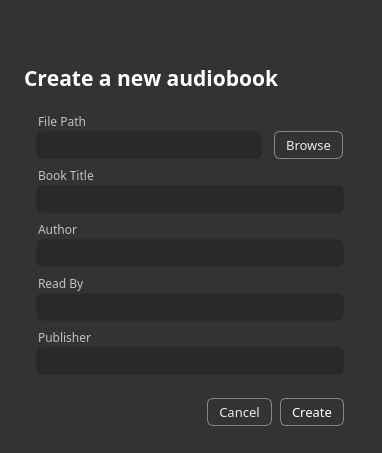
<?xml version="1.0" encoding="UTF-8"?>
<ui version="4.0">
 <class>CreateNewWizard</class>
 <widget class="QWidget" name="CreateNewWizard">
  <property name="geometry">
   <rect>
    <x>0</x>
    <y>0</y>
    <width>382</width>
    <height>453</height>
   </rect>
  </property>
  <property name="sizePolicy">
   <sizepolicy hsizetype="Preferred" vsizetype="Preferred">
    <horstretch>0</horstretch>
    <verstretch>0</verstretch>
   </sizepolicy>
  </property>
  <property name="windowTitle">
   <string>Audiobook Editor</string>
  </property>
  <property name="windowIcon">
   <iconset>
    <normaloff>:/SVG/svg/icon/audiobook-editor-logo.svg</normaloff>:/SVG/svg/icon/audiobook-editor-logo.svg</iconset>
  </property>
  <property name="autoFillBackground">
   <bool>false</bool>
  </property>
  <property name="styleSheet">
   <string notr="true">/* starting panel */


position: relative;
width: 380px;
height: 446px;

background: #333333;</string>
  </property>
  <widget class="QLabel" name="label">
   <property name="geometry">
    <rect>
     <x>0</x>
     <y>0</y>
     <width>380</width>
     <height>48</height>
    </rect>
   </property>
   <property name="text">
    <string/>
   </property>
   <property name="pixmap">
    <pixmap resource="resources.qrc">:/SVG/svg/icon/create-project-banner.svg</pixmap>
   </property>
   <property name="scaledContents">
    <bool>true</bool>
   </property>
  </widget>
  <widget class="QLabel" name="label_2">
   <property name="geometry">
    <rect>
     <x>24</x>
     <y>67</y>
     <width>332</width>
     <height>22</height>
    </rect>
   </property>
   <property name="font">
    <font>
     <family>Noto Sans TC</family>
     <pointsize>16</pointsize>
     <weight>75</weight>
     <italic>false</italic>
     <bold>true</bold>
     <underline>false</underline>
     <strikeout>false</strikeout>
     <stylestrategy>PreferDefault</stylestrategy>
     <kerning>false</kerning>
    </font>
   </property>
   <property name="toolTip">
    <string notr="true"/>
   </property>
   <property name="styleSheet">
    <string notr="true">/*
font-family: Noto Sans TC;
font-style: normal;
font-weight: bold;
font-size: 16px;
line-height: 22px;
*/



color: #FFFFFF;</string>
   </property>
   <property name="text">
    <string>Create a new audiobook</string>
   </property>
   <property name="textFormat">
    <enum>Qt::AutoText</enum>
   </property>
   <property name="scaledContents">
    <bool>false</bool>
   </property>
   <property name="alignment">
    <set>Qt::AlignLeading|Qt::AlignLeft|Qt::AlignVCenter</set>
   </property>
   <property name="wordWrap">
    <bool>false</bool>
   </property>
  </widget>
  <widget class="QLabel" name="label_3">
   <property name="geometry">
    <rect>
     <x>38</x>
     <y>111</y>
     <width>49</width>
     <height>20</height>
    </rect>
   </property>
   <property name="font">
    <font>
     <family>Noto Sans TC</family>
     <pointsize>-1</pointsize>
     <weight>50</weight>
     <italic>false</italic>
     <bold>false</bold>
    </font>
   </property>
   <property name="styleSheet">
    <string notr="true">position: static;
width: 49px;
height: 16px;
left: 2px;
top: calc(50% - 16px/2);

font-family: Noto Sans TC;
font-style: normal;
font-weight: normal;
font-size: 12px;
line-height: 16px;
display: flex;
align-items: center;

/* cell/label */

color: rgba(255, 255, 255, 0.7);

/* Inside Auto Layout */

flex: none;
order: 0;
flex-grow: 0;
margin: 0px 0px;</string>
   </property>
   <property name="text">
    <string>File Path</string>
   </property>
  </widget>
  <widget class="QLabel" name="label_4">
   <property name="geometry">
    <rect>
     <x>38</x>
     <y>165</y>
     <width>56</width>
     <height>20</height>
    </rect>
   </property>
   <property name="styleSheet">
    <string notr="true">position: static;
width: 56px;
height: 16px;
left: 2px;
top: calc(50% - 16px/2);

font-family: Noto Sans TC;
font-style: normal;
font-weight: normal;
font-size: 12px;
line-height: 16px;
display: flex;
align-items: center;

/* cell/label */

color: rgba(255, 255, 255, 0.7);

/* Inside Auto Layout */

flex: none;
order: 0;
flex-grow: 0;
margin: 0px 0px;</string>
   </property>
   <property name="text">
    <string>Book Title</string>
   </property>
  </widget>
  <widget class="QLabel" name="label_5">
   <property name="geometry">
    <rect>
     <x>38</x>
     <y>221</y>
     <width>40</width>
     <height>16</height>
    </rect>
   </property>
   <property name="styleSheet">
    <string notr="true">position: static;
width: 40px;
left: 2px;
top: 2px;
bottom: 2px;

font-family: Noto Sans TC;
font-style: normal;
font-weight: normal;
font-size: 12px;
line-height: 16px;
display: flex;
align-items: center;

/* cell/label */

color: rgba(255, 255, 255, 0.7);

/* Inside Auto Layout */

flex: none;
order: 0;
flex-grow: 0;
margin: 0px 0px;</string>
   </property>
   <property name="text">
    <string>Author</string>
   </property>
  </widget>
  <widget class="QLabel" name="label_6">
   <property name="geometry">
    <rect>
     <x>38</x>
     <y>275</y>
     <width>46</width>
     <height>16</height>
    </rect>
   </property>
   <property name="styleSheet">
    <string notr="true">position: static;
width: 46px;
left: 2px;
top: 2px;
bottom: 2px;

font-family: Noto Sans TC;
font-style: normal;
font-weight: normal;
font-size: 12px;
line-height: 16px;
display: flex;
align-items: center;

/* cell/label */

color: rgba(255, 255, 255, 0.7);

/* Inside Auto Layout */

flex: none;
order: 0;
flex-grow: 0;
margin: 0px 0px;</string>
   </property>
   <property name="text">
    <string>Read By</string>
   </property>
  </widget>
  <widget class="QLabel" name="label_7">
   <property name="geometry">
    <rect>
     <x>38</x>
     <y>329</y>
     <width>54</width>
     <height>16</height>
    </rect>
   </property>
   <property name="styleSheet">
    <string notr="true">position: static;
width: 54px;
left: 2px;
top: 2px;
bottom: 2px;

font-family: Noto Sans TC;
font-style: normal;
font-weight: normal;
font-size: 12px;
line-height: 16px;
display: flex;
align-items: center;

/* cell/label */

color: rgba(255, 255, 255, 0.7);

/* Inside Auto Layout */

flex: none;
order: 0;
flex-grow: 0;
margin: 0px 0px;</string>
   </property>
   <property name="text">
    <string>Publisher</string>
   </property>
  </widget>
  <widget class="QLineEdit" name="lineEdit_BookPath">
   <property name="geometry">
    <rect>
     <x>36</x>
     <y>131</y>
     <width>226</width>
     <height>28</height>
    </rect>
   </property>
   <property name="font">
    <font>
     <family>Noto Sans</family>
     <pointsize>-1</pointsize>
     <weight>50</weight>
     <italic>false</italic>
     <bold>false</bold>
    </font>
   </property>
   <property name="styleSheet">
    <string notr="true">/* Rectangle 8 */


position: absolute;
left: 0px;
right: 0px;
top: 0px;
bottom: 0px;

/* cell/text input background */

background: rgba(0, 0, 0, 0.2);
border: 1px solid rgba(0, 0, 0, 0.05);
box-sizing: border-box;
border-radius: 6px;

/* Browse */


position: static;
width: 45px;
height: 18px;
left: 12px;
top: 5px;

font-family: Noto Sans;
font-style: normal;
font-weight: normal;
font-size: 13px;
line-height: 18px;
/* identical to box height */

display: flex;
align-items: center;
text-align: center;

/* button/label */

color: rgba(255, 255, 255, 0.9);

/* Inside Auto Layout */

flex: none;
order: 0;
flex-grow: 0;
margin: 0px 0px;
</string>
   </property>
   <property name="text">
    <string/>
   </property>
   <property name="readOnly">
    <bool>true</bool>
   </property>
  </widget>
  <widget class="QLineEdit" name="lineEdit_BookTitle">
   <property name="geometry">
    <rect>
     <x>36</x>
     <y>185</y>
     <width>308</width>
     <height>28</height>
    </rect>
   </property>
   <property name="styleSheet">
    <string notr="true">/* Rectangle 8 */


position: absolute;
left: 0px;
right: 0px;
top: 0px;
bottom: 0px;

/* cell/text input background */

background: rgba(0, 0, 0, 0.2);
border: 1px solid rgba(0, 0, 0, 0.05);
box-sizing: border-box;
border-radius: 6px;

/* Browse */


position: static;
width: 45px;
height: 18px;
left: 12px;
top: 5px;

font-family: Noto Sans;
font-style: normal;
font-weight: normal;
font-size: 13px;
line-height: 18px;
/* identical to box height */

display: flex;
align-items: center;
text-align: center;

/* button/label */

color: rgba(255, 255, 255, 0.9);

/* Inside Auto Layout */

flex: none;
order: 0;
flex-grow: 0;
margin: 0px 0px;
</string>
   </property>
   <property name="text">
    <string/>
   </property>
  </widget>
  <widget class="QLineEdit" name="lineEdit_Author">
   <property name="geometry">
    <rect>
     <x>36</x>
     <y>239</y>
     <width>308</width>
     <height>28</height>
    </rect>
   </property>
   <property name="styleSheet">
    <string notr="true">/* Rectangle 8 */


position: absolute;
left: 0px;
right: 0px;
top: 0px;
bottom: 0px;

/* cell/text input background */

background: rgba(0, 0, 0, 0.2);
border: 1px solid rgba(0, 0, 0, 0.05);
box-sizing: border-box;
border-radius: 6px;

/* Browse */


position: static;
width: 45px;
height: 18px;
left: 12px;
top: 5px;

font-family: Noto Sans;
font-style: normal;
font-weight: normal;
font-size: 13px;
line-height: 18px;
/* identical to box height */

display: flex;
align-items: center;
text-align: center;

/* button/label */

color: rgba(255, 255, 255, 0.9);

/* Inside Auto Layout */

flex: none;
order: 0;
flex-grow: 0;
margin: 0px 0px;
</string>
   </property>
  </widget>
  <widget class="QLineEdit" name="lineEdit_ReadBy">
   <property name="geometry">
    <rect>
     <x>36</x>
     <y>293</y>
     <width>308</width>
     <height>28</height>
    </rect>
   </property>
   <property name="styleSheet">
    <string notr="true">/* Rectangle 8 */


position: absolute;
left: 0px;
right: 0px;
top: 0px;
bottom: 0px;

/* cell/text input background */

background: rgba(0, 0, 0, 0.2);
border: 1px solid rgba(0, 0, 0, 0.05);
box-sizing: border-box;
border-radius: 6px;

/* Browse */


position: static;
width: 45px;
height: 18px;
left: 12px;
top: 5px;

font-family: Noto Sans;
font-style: normal;
font-weight: normal;
font-size: 13px;
line-height: 18px;
/* identical to box height */

display: flex;
align-items: center;
text-align: center;

/* button/label */

color: rgba(255, 255, 255, 0.9);

/* Inside Auto Layout */

flex: none;
order: 0;
flex-grow: 0;
margin: 0px 0px;
</string>
   </property>
  </widget>
  <widget class="QLineEdit" name="lineEdit_Publisher">
   <property name="geometry">
    <rect>
     <x>36</x>
     <y>347</y>
     <width>308</width>
     <height>28</height>
    </rect>
   </property>
   <property name="styleSheet">
    <string notr="true">/* Rectangle 8 */


position: absolute;
left: 0px;
right: 0px;
top: 0px;
bottom: 0px;

/* cell/text input background */

background: rgba(0, 0, 0, 0.2);
border: 1px solid rgba(0, 0, 0, 0.05);
box-sizing: border-box;
border-radius: 6px;

/* Browse */


position: static;
width: 45px;
height: 18px;
left: 12px;
top: 5px;

font-family: Noto Sans;
font-style: normal;
font-weight: normal;
font-size: 13px;
line-height: 18px;
/* identical to box height */

display: flex;
align-items: center;
text-align: center;

/* button/label */

color: rgba(255, 255, 255, 0.9);

/* Inside Auto Layout */

flex: none;
order: 0;
flex-grow: 0;
margin: 0px 0px;
</string>
   </property>
  </widget>
  <widget class="QPushButton" name="pushButton_Create">
   <property name="geometry">
    <rect>
     <x>280</x>
     <y>398</y>
     <width>64</width>
     <height>28</height>
    </rect>
   </property>
   <property name="font">
    <font>
     <family>Noto Sans TC</family>
     <pointsize>-1</pointsize>
     <weight>50</weight>
     <italic>false</italic>
     <bold>false</bold>
    </font>
   </property>
   <property name="styleSheet">
    <string notr="true">position: absolute;
width: 69px;
height: 28px;
left: 274px;
top: 23px;

border: 1px solid rgba(255, 255, 255, 0.4);
box-sizing: border-box;
border-radius: 6px;

/* Create */


position: static;
width: 40px;
height: 18px;
left: 12px;
top: 5px;

font-family: Noto Sans TC;
font-style: normal;
font-weight: normal;
font-size: 13px;
line-height: 18px;
/* identical to box height */

display: flex;
align-items: center;
text-align: center;

color: #FFFFFF;


/* Inside Auto Layout */

flex: none;
order: 0;
flex-grow: 0;
margin: 0px 0px;
</string>
   </property>
   <property name="text">
    <string>Create</string>
   </property>
  </widget>
  <widget class="QPushButton" name="pushButton_Cancel">
   <property name="geometry">
    <rect>
     <x>207</x>
     <y>398</y>
     <width>65</width>
     <height>28</height>
    </rect>
   </property>
   <property name="font">
    <font>
     <family>Noto Sans TC</family>
     <pointsize>-1</pointsize>
     <weight>50</weight>
     <italic>false</italic>
     <bold>false</bold>
    </font>
   </property>
   <property name="styleSheet">
    <string notr="true">position: absolute;
height: 28px;
left: 207px;
right: 108px;
top: 20px;

border: 1px solid rgba(255, 255, 255, 0.4);
box-sizing: border-box;
border-radius: 6px;



/* Cancel */


position: static;
width: 41px;
height: 18px;
left: 12px;
top: 5px;

font-family: Noto Sans TC;
font-style: normal;
font-weight: normal;
font-size: 13px;
line-height: 18px;
/* identical to box height */

display: flex;
align-items: center;
text-align: center;

/* button/label */

color: rgba(255, 255, 255, 0.9);

/* Inside Auto Layout */

flex: none;
order: 0;
flex-grow: 0;
margin: 0px 0px;</string>
   </property>
   <property name="text">
    <string>Cancel</string>
   </property>
  </widget>
  <widget class="QPushButton" name="pushButton_Browse">
   <property name="geometry">
    <rect>
     <x>274</x>
     <y>131</y>
     <width>69</width>
     <height>28</height>
    </rect>
   </property>
   <property name="font">
    <font>
     <family>Noto Sans TC</family>
     <pointsize>-1</pointsize>
     <weight>50</weight>
     <italic>false</italic>
     <bold>false</bold>
    </font>
   </property>
   <property name="styleSheet">
    <string notr="true">position: absolute;
width: 69px;
height: 28px;
left: 274px;
top: 23px;

border: 1px solid rgba(255, 255, 255, 0.4);
box-sizing: border-box;
border-radius: 6px;

/* Browse */


position: static;
width: 45px;
height: 18px;
left: 12px;
top: 5px;

font-family: Noto Sans TC;
font-style: normal;
font-weight: normal;
font-size: 13px;
line-height: 18px;
/* identical to box height */

display: flex;
align-items: center;
text-align: center;

/* button/label */

color: rgba(255, 255, 255, 0.9);

/* Inside Auto Layout */

flex: none;
order: 0;
flex-grow: 0;
margin: 0px 0px;</string>
   </property>
   <property name="text">
    <string>Browse</string>
   </property>
  </widget>
  <widget class="QLabel" name="label_9">
   <property name="geometry">
    <rect>
     <x>91</x>
     <y>111</y>
     <width>7</width>
     <height>20</height>
    </rect>
   </property>
   <property name="font">
    <font>
     <family>Noto Sans</family>
     <pointsize>12</pointsize>
    </font>
   </property>
   <property name="text">
    <string/>
   </property>
   <property name="pixmap">
    <pixmap resource="resources.qrc">:/SVG/svg/icon/common-text-field-required.svg</pixmap>
   </property>
   <property name="scaledContents">
    <bool>true</bool>
   </property>
  </widget>
  <widget class="QLabel" name="label_10">
   <property name="geometry">
    <rect>
     <x>98</x>
     <y>165</y>
     <width>7</width>
     <height>20</height>
    </rect>
   </property>
   <property name="text">
    <string/>
   </property>
   <property name="pixmap">
    <pixmap resource="resources.qrc">:/SVG/svg/icon/common-text-field-required.svg</pixmap>
   </property>
   <property name="scaledContents">
    <bool>true</bool>
   </property>
  </widget>
 </widget>
 <resources>
  <include location="resources.qrc"/>
 </resources>
 <connections/>
</ui>
